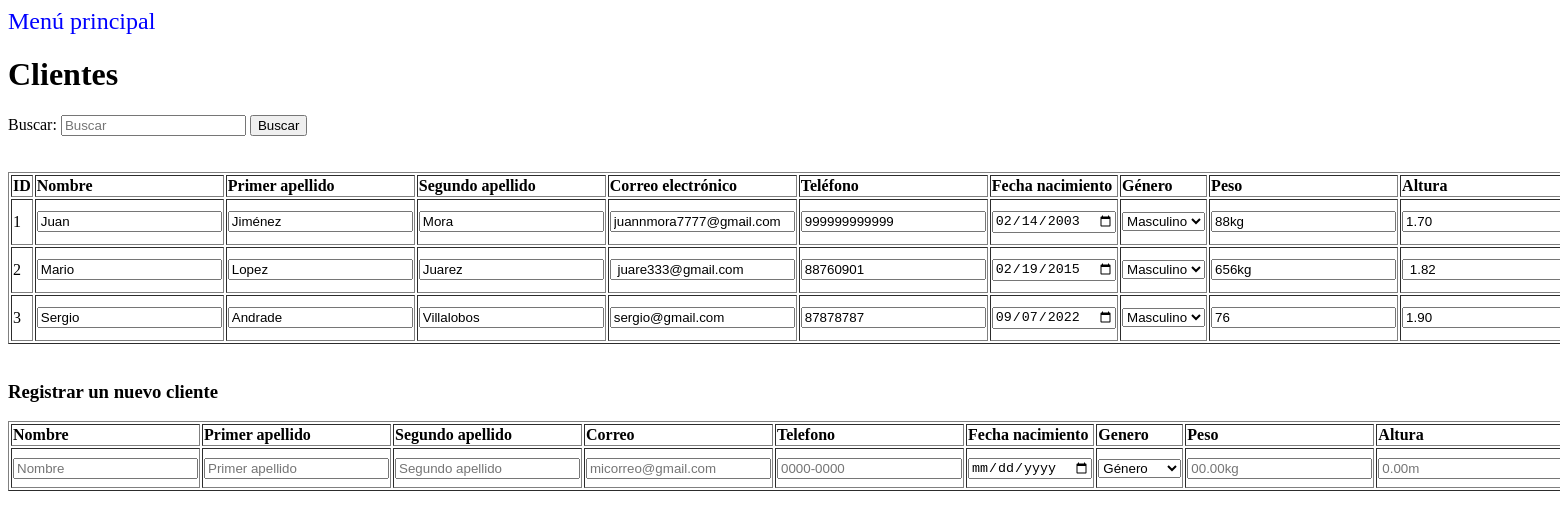
The page /view/listarClientes.php on the database its author committed.
### tables this page shows
CREATE TABLE `tbcliente` (
  `tbclienteid` int(11) NOT NULL,
  `tbclientenombre` varchar(50) NOT NULL,
  `tbclienteapellido1` varchar(50) NOT NULL,
  `tbclienteapellido2` varchar(50) NOT NULL,
  `tbclientetelefono` varchar(50) NOT NULL,
  `tbclientefechanacimiento` date NOT NULL,
  `tbclientegenero` varchar(50) NOT NULL,
  `tbclientepeso` varchar(50) NOT NULL,
  `tbclientealtura` varchar(50) NOT NULL,
  `tbclientecorreo` varchar(50) NOT NULL,
  `tbclienteactivo` tinyint(1) NOT NULL
);

### data/clienteData.php (called while the page is built, shortened)
<?php
include '../domain/cliente.php';
class ClienteData extends Data {
    public function buscarClientes($palabra){
        $conn = mysqli_connect($this->server, $this->user, $this->password, $this->db);
        $conn->set_charset('UTF8');
        $querySelect = "SELECT * FROM tbcliente WHERE tbclienteid LIKE '%$palabra%' OR tbclientenombre LIKE '%$palabra%' OR tbclienteapellido1 LIKE '%$palabra%' OR
        tbclienteapellido2 LIKE '%$palabra%' OR tbclientetelefono LIKE '%$palabra%' OR tbclientefechanacimiento LIKE '%$palabra%' OR tbclientegenero LIKE '%$palabra%' OR
        tbclientepeso LIKE '%$palabra%' OR tbclientealtura LIKE '%$palabra%' OR tbclientecorreo LIKE '%$palabra%';";
        $result = mysqli_query($conn, $querySelect);
        $Clientes = [];
        while ($row = mysqli_fetch_array($result)) {
            $currentDireccion = new Cliente($row['tbclienteid'], $row['tbclientenombre'],
            $row['tbclienteapellido1'], $row['tbclienteapellido2'], $row['tbclientetelefono'],
            $row['tbclientefechanacimiento'], $row['tbclientegenero'], $row['tbclientepeso'],
            $row['tbclientealtura'], $row['tbclientecorreo'], $row['tbclienteactivo']);
            array_push($Clientes, $currentDireccion);
        }
        return $Clientes;
    }
}

### business/clienteBusiness.php (called while the page is built, shortened)
<?php
include '../data/clienteData.php';
class ClienteBusiness {
    public function ClienteBusiness() {
        $this->ClienteData = new ClienteData();
    }
    public function buscar($palabra) {
        return $this->ClienteData->buscarClientes($palabra);
    }
}

### domain/cliente.php (called while the page is built, shortened)
<?php
class cliente{
    private $idTBCliente;
    private $nombreTBCliente;
    private $apellido1TBCliente;
    private $apellido2TBCliente;
    private $telefonoTBCliente;
    private $fechaNacimientoTBCliente;
    private $generoTBCliente;
    private $pesoTBCliente;
    private $alturaTBCliente;
    private $correoTBCliente;
    private $activoTBCliente;
    function cliente($idTBCliente, $nombreTBCliente, $apellido1TBCliente, $apellido2TBCliente,$telefonoTBCliente,$fechaNacimientoTBCliente,$generoTBCliente,$pesoTBCliente,
    $alturaTBCliente,$correoTBCliente,$activoTBCliente) {
		$this->idTBCliente = $idTBCliente;
        $this->nombreTBCliente = $nombreTBCliente;
        $this->apellido1TBCliente = $apellido1TBCliente;
        $this->apellido2TBCliente = $apellido2TBCliente;
        $this->telefonoTBCliente = $telefonoTBCliente;
        $this->fechaNacimientoTBCliente = $fechaNacimientoTBCliente;
        $this->generoTBCliente = $generoTBCliente;
        $this->pesoTBCliente = $pesoTBCliente;
        $this->alturaTBCliente = $alturaTBCliente;
        $this->correoTBCliente = $correoTBCliente;
        $this->activoTBCliente = $activoTBCliente;
	}
	public function getIdTBCliente() {
		return $this->idTBCliente;
	}
	public function getNombreTBCliente() {
		return $this->nombreTBCliente;
	}
	public function getApellido1TBCliente() {
		return $this->apellido1TBCliente;
	}
	public function getApellido2TBCliente() {
		return $this->apellido2TBCliente;
	}
	public function getTelefonoTBCliente() {
		return $this->telefonoTBCliente;
	}
	public function getFechaNacimientoTBCliente() {
		return $this->fechaNacimientoTBCliente;
	}
    public function getPesoTBCliente() {
		return $this->pesoTBCliente;
	}
	public function getGeneroTBCliente() {
		return $this->generoTBCliente;
	}
	public function getAlturaTBCliente() {
		return $this->alturaTBCliente;
	}
	public function getCorreoTBCliente() {
		return $this->correoTBCliente;
	}
	public function getActivoTBCliente() {
		return $this->activoTBCliente;
	}
}
?>

### view/listarClientes.php (the view, shortened to what this page needs)
<?php
include '../business/clienteBusiness.php';
?>
<!DOCTYPE html>
<html>
<head>
</head>
<body>
    <?php
    include 'header.php';
    ?>
    <h1>Clientes</h1>
    <form action="" method="post" autocomplete="off">
        <div>
            <label for="campo"> Buscar: </label>
            <input type="text" name="campo" id="campo" placeholder="Buscar">
            <button type="submit" name="buscar" id="buscar" value="buscar">Buscar</button>
        </div>
    </form></br></br>
    <div>
        <?php
        $campo = $_POST['campo'];
        $clienteBusiness = new ClienteBusiness();
        $clientes = $clienteBusiness->buscar($campo);
        if (!empty($clientes)) {
        ?>
            <table border="1">
                <thead style="text-align: left;">
                    <tr>
                        <th>ID</th>
                        <th>Nombre</th>
                        <th>Primer apellido</th>
                        <th>Segundo apellido</th>
                        <th>Correo electrónico</th>
                        <th>Teléfono</th>
                        <th>Fecha nacimiento</th>
                        <th>Género</th>
                        <th>Peso</th>
                        <th>Altura</th>
                    </tr>
                </thead>
                <tbody>
                    <?php
                    foreach ($clientes as $row) {
                        if ($row->getActivoTBCliente() == 1) {
                            echo '<form  method="POST" enctype="multipart/form-data" action="../business/clienteAction.php">';
                            echo '<tr>';
                            echo '<td>' . $row->getIdTBCliente() . '</td>';
                            echo '<td><input class="mascaranombre" type="text" name="nombre" id="nombre" value="' . $row->getNombreTBCliente() . '"/></td>';
                            echo '<td><input class="mascaranombre" type="text" name="apellido1" id="apellido1" value="' . $row->getApellido1TBCliente() . '"/></td>';
                            echo '<td><input class="mascaranombre" type="text" name="apellido2" id="apellido2" value="' . $row->getApellido2TBCliente() . '"/></td>';
                            echo '<td><input type="text" name="correo" id="correo" value="' . $row->getCorreoTBCliente() .  '"/></td>';
                            echo '<td><input type="text" class="mascaratelefono" name="telefono" id="telefono" value="' . $row->getTelefonoTBCliente() .  '"/></td>';
                            echo '<td><input type="date" name="fechaNacimiento" id="fechaNacimiento" value="' . $row->getFechaNacimientoTBCliente() .  '"/></td>';
                            echo '<td><select name="genero" id="genero">
                                    <option value="' . $row->getGeneroTBCliente() .  '">' . $row->getGeneroTBCliente() . '</option>
                                    <option value="Masculino">Masculino</option>
                                    <option value="Femenino">Femenino</option>
                                    <option value="Otro">Otro</option>
                                </select></td>';
                            echo '<td><input type="text" class="mascarapeso" name="peso" id="peso" value="' . $row->getPesoTBCliente() .  '"/></td>';
                            echo '<td><input type="text" class="mascaraaltura" name="altura" id="altura" value="' . $row->getAlturaTBCliente() .  '"/></td>';
                            echo '</tr>';
                            echo '</form>';
                        }
                    }
                    ?>
                </tbody>
            </table>
        <?php
        } else {
            echo '<p style="color: red">SIN RESULTADOS: No hay clientes registrados!</p>';
        }
        ?>
    </div></br>
    <div>
        <h3>Registrar un nuevo cliente</h3>
        <form method="POST" id="direccionform" action="../business/clienteAction.php">
            <table border="1">
                <thead style="text-align: left;">
                    <tr>
                        <th>Nombre</th>
                        <th>Primer apellido</th>
                        <th>Segundo apellido</th>
                        <th>Correo</th>
                        <th>Telefono</th>
                        <th>Fecha nacimiento</th>
                        <th>Genero</th>
                        <th>Peso</th>
                        <th>Altura</th>
                    </tr>
                </thead>
                <tbody>
                    <tr>
                        <td><input type="text" class="mascaranombre" name="nombre" id="nombre" placeholder="Nombre" onclick="validarCorreo(document.getElementByID('nombre').value)"></td>
                        <td><input type="text" class="mascaranombre" name="apellido1" id="apellido1" placeholder="Primer apellido" onclick="validarCorreo(document.getElementByID('apellido1').value)"></td>
                        <td><input type="text" class="mascaranombre" name="apellido2" id="apellido2" placeholder="Segundo apellido" onclick="validarCorreo(document.getElementByID('apellido2').value)"></td>
                        <td><input type="email" name="correo" id="correo" placeholder="micorreo@gmail.com" onclick="validarCorreo(document.getElementByID('correo').value)"></td>
                        <td><input type="text" class="mascaratelefono" name="telefono" id="telefono" placeholder="0000-0000"></td>
                        <td><input type="date" name="fechaNacimiento" id="fechaNacimiento" placeholder="Fecha de nacimiento"></td>
                        <td>
                            <select name="genero">
                                <option value="" selected disabled hidden>Género</option>
                            </select>
                        </td>
                        <td><input type="text" class="mascarapeso" name="peso" id="peso" placeholder="00.00kg"></td>
                        <td><input type="text" class="mascaraaltura" name="altura" id="altura" placeholder="0.00m"></td>
                    </tr>
                </tbody>
            </table>
        </form>
    </div>
</body>
</html>

### rows shown on the page
tbcliente: tbclienteid "1", nombre "Juan", apellido1 "Jiménez", apellido2 "Mora", correo "juannmora7777@gmail.com", telefono "999999999999", fechaNacimiento "02/14/2003", genero "Masculino", peso "88kg", altura "1.70"
tbcliente: tbclienteid "2", nombre "Mario", apellido1 "Lopez", apellido2 "Juarez", correo "juare333@gmail.com", telefono "88760901", fechaNacimiento "02/19/2015", genero "Masculino", peso "656kg", altura "1.82"
tbcliente: tbclienteid "3", nombre "Sergio", apellido1 "Andrade", apellido2 "Villalobos", correo "sergio@gmail.com", telefono "87878787", fechaNacimiento "09/07/2022", genero "Masculino", peso "76", altura "1.90"
